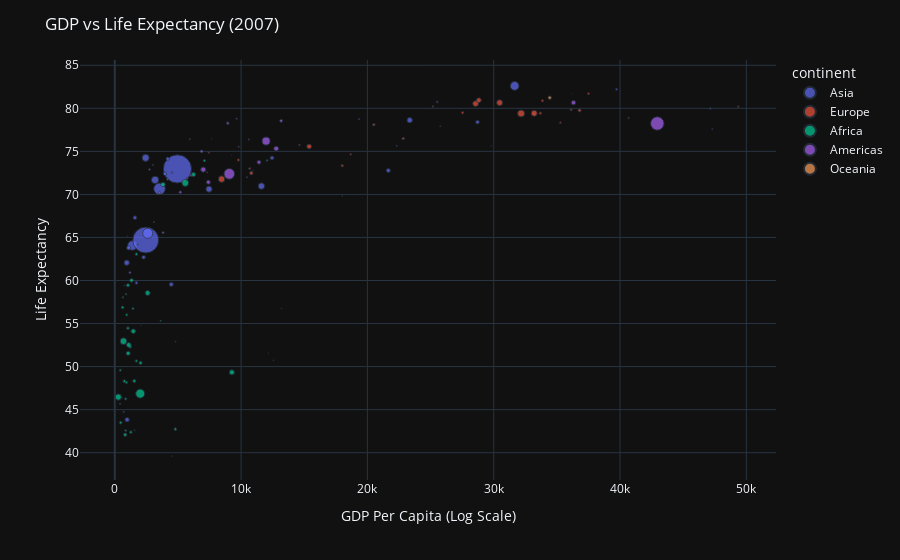

Write notebook code for a chart like this one.
### Code cell
fig.update_traces(
    marker=dict(line=dict(width=1))
)

fig.show()

### Figure 1 — Plotly figure (JSON) as saved in the notebook; plotly's stock layout.template omitted (floating-point values rounded to 4 significant figures)
{"data": [{"hovertemplate": "<b>%{hovertext}</b><br><br>continent=Asia<br>gdpPercap=%{x}<br>lifeExp=%{y}<br>pop=%{marker.size}<extra></extra>", "hovertext": ["Afghanistan", "Bahrain", "Bangladesh", "Cambodia", "China", "Hong Kong, China", "India", "Indonesia", "Iran", "Iraq", "Israel", "Japan", "Jordan", "Korea, Dem. Rep.", "Korea, Rep.", "Kuwait", "Lebanon", "Malaysia", "Mongolia", "Myanmar", "Nepal", "Oman", "Pakistan", "Philippines", "Saudi Arabia", "Singapore", "Sri Lanka", "Syria", "Taiwan", "Thailand", "Vietnam", "West Bank and Gaza", "Yemen, Rep."], "legendgroup": "Asia", "marker": {"color": "#636efa", "line": {"width": 1}, "size": [31889923, 708573, 150448339, 14131858, 1318683096, 6980412, 1110396331, 223547000, 69453570, 27499638, 6426679, 127467972, 6053193, 23301725, 49044790, 2505559, 3921278, 24821286, 2874127, 47761980, 28901790, 3204897, 169270617, 91077287, 27601038, 4553009, 20378239, 19314747, 23174294, 65068149, 85262356, 4018332, 22211743], "sizemode": "area", "sizeref": 3297000.0, "symbol": "circle"}, "mode": "markers", "name": "Asia", "orientation": "v", "showlegend": true, "type": "scatter", "x": [974.6, 29800.0, 1391.0, 1714.0, 4959.0, 39720.0, 2452.0, 3541.0, 11610.0, 4471.0, 25520.0, 31660.0, 4519.0, 1593.0, 23350.0, 47310.0, 10460.0, 12450.0, 3096.0, 944.0, 1091.0, 22320.0, 2606.0, 3190.0, 21650.0, 47140.0, 3970.0, 4185.0, 28720.0, 7458.0, 2442.0, 3025.0, 2281.0], "xaxis": "x", "y": [43.83, 75.64, 64.06, 59.72, 72.96, 82.21, 64.7, 70.65, 70.96, 59.55, 80.75, 82.6, 72.53, 67.3, 78.62, 77.59, 71.99, 74.24, 66.8, 62.07, 63.78, 75.64, 65.48, 71.69, 72.78, 79.97, 72.4, 74.14, 78.4, 70.62, 74.25, 73.42, 62.7], "yaxis": "y"}, {"hovertemplate": "<b>%{hovertext}</b><br><br>continent=Europe<br>gdpPercap=%{x}<br>lifeExp=%{y}<br>pop=%{marker.size}<extra></extra>", "hovertext": ["Albania", "Austria", "Belgium", "Bosnia and Herzegovina", "Bulgaria", "Croatia", "Czech Republic", "Denmark", "Finland", "France", "Germany", "Greece", "Hungary", "Iceland", "Ireland", "Italy", "Montenegro", "Netherlands", "Norway", "Poland", "Portugal", "Romania", "Serbia", "Slovak Republic", "Slovenia", "Spain", "Sweden", "Switzerland", "Turkey", "United Kingdom"], "legendgroup": "Europe", "marker": {"color": "#EF553B", "line": {"width": 1}, "size": [3600523, 8199783, 10392226, 4552198, 7322858, 4493312, 10228744, 5468120, 5238460, 61083916, 82400996, 10706290, 9956108, 301931, 4109086, 58147733, 684736, 16570613, 4627926, 38518241, 10642836, 22276056, 10150265, 5447502, 2009245, 40448191, 9031088, 7554661, 71158647, 60776238], "sizemode": "area", "sizeref": 3297000.0, "symbol": "circle"}, "mode": "markers", "name": "Europe", "orientation": "v", "showlegend": true, "type": "scatter", "x": [5937.0, 36130.0, 33690.0, 7446.0, 10680.0, 14620.0, 22830.0, 35280.0, 33210.0, 30470.0, 32170.0, 27540.0, 18010.0, 36180.0, 40680.0, 28570.0, 9254.0, 36800.0, 49360.0, 15390.0, 20510.0, 10810.0, 9787.0, 18680.0, 25770.0, 28820.0, 33860.0, 37510.0, 8458.0, 33200.0], "xaxis": "x", "y": [76.42, 79.83, 79.44, 74.85, 73.0, 75.75, 76.49, 78.33, 79.31, 80.66, 79.41, 79.48, 73.34, 81.76, 78.89, 80.55, 74.54, 79.76, 80.2, 75.56, 78.1, 72.48, 74.0, 74.66, 77.93, 80.94, 80.88, 81.7, 71.78, 79.42], "yaxis": "y"}, {"hovertemplate": "<b>%{hovertext}</b><br><br>continent=Africa<br>gdpPercap=%{x}<br>lifeExp=%{y}<br>pop=%{marker.size}<extra></extra>", "hovertext": ["Algeria", "Angola", "Benin", "Botswana", "Burkina Faso", "Burundi", "Cameroon", "Central African Republic", "Chad", "Comoros", "Congo, Dem. Rep.", "Congo, Rep.", "Cote d'Ivoire", "Djibouti", "Egypt", "Equatorial Guinea", "Eritrea", "Ethiopia", "Gabon", "Gambia", "Ghana", "Guinea", "Guinea-Bissau", "Kenya", "Lesotho", "Liberia", "Libya", "Madagascar", "Malawi", "Mali", "Mauritania", "Mauritius", "Morocco", "Mozambique", "Namibia", "Niger", "Nigeria", "Reunion", "Rwanda", "Sao Tome and Principe", "Senegal", "Sierra Leone", "Somalia", "South Africa", "Sudan", "Swaziland", "Tanzania", "Togo", "Tunisia", "Uganda", "Zambia", "Zimbabwe"], "legendgroup": "Africa", "marker": {"color": "#00cc96", "line": {"width": 1}, "size": [33333216, 12420476, 8078314, 1639131, 14326203, 8390505, 17696293, 4369038, 10238807, 710960, 64606759, 3800610, 18013409, 496374, 80264543, 551201, 4906585, 76511887, 1454867, 1688359, 22873338, 9947814, 1472041, 35610177, 2012649, 3193942, 6036914, 19167654, 13327079, 12031795, 3270065, 1250882, 33757175, 19951656, 2055080, 12894865, 135031164, 798094, 8860588, 199579, 12267493, 6144562, 9118773, 43997828, 42292929, 1133066, 38139640, 5701579, 10276158, 29170398, 11746035, 12311143], "sizemode": "area", "sizeref": 3297000.0, "symbol": "circle"}, "mode": "markers", "name": "Africa", "orientation": "v", "showlegend": true, "type": "scatter", "x": [6223.0, 4797.0, 1441.0, 12570.0, 1217.0, 430.1, 2042.0, 706.0, 1704.0, 986.1, 277.6, 3633.0, 1545.0, 2082.0, 5581.0, 12150.0, 641.4, 690.8, 13210.0, 752.7, 1328.0, 942.7, 579.2, 1463.0, 1569.0, 414.5, 12060.0, 1045.0, 759.3, 1043.0, 1803.0, 10960.0, 3820.0, 823.7, 4811.0, 619.7, 2014.0, 7670.0, 863.1, 1598.0, 1712.0, 862.5, 926.1, 9270.0, 2602.0, 4513.0, 1107.0, 883.0, 7093.0, 1056.0, 1271.0, 469.7], "xaxis": "x", "y": [72.3, 42.73, 56.73, 50.73, 52.3, 49.58, 50.43, 44.74, 50.65, 65.15, 46.46, 55.32, 48.33, 54.79, 71.34, 51.58, 58.04, 52.95, 56.73, 59.45, 60.02, 56.01, 46.39, 54.11, 42.59, 45.68, 73.95, 59.44, 48.3, 54.47, 64.16, 72.8, 71.16, 42.08, 52.91, 56.87, 46.86, 76.44, 46.24, 65.53, 63.06, 42.57, 48.16, 49.34, 58.56, 39.61, 52.52, 58.42, 73.92, 51.54, 42.38, 43.49], "yaxis": "y"}, {"hovertemplate": "<b>%{hovertext}</b><br><br>continent=Americas<br>gdpPercap=%{x}<br>lifeExp=%{y}<br>pop=%{marker.size}<extra></extra>", "hovertext": ["Argentina", "Bolivia", "Brazil", "Canada", "Chile", "Colombia", "Costa Rica", "Cuba", "Dominican Republic", "Ecuador", "El Salvador", "Guatemala", "Haiti", "Honduras", "Jamaica", "Mexico", "Nicaragua", "Panama", "Paraguay", "Peru", "Puerto Rico", "Trinidad and Tobago", "United States", "Uruguay", "Venezuela"], "legendgroup": "Americas", "marker": {"color": "#ab63fa", "line": {"width": 1}, "size": [40301927, 9119152, 190010647, 33390141, 16284741, 44227550, 4133884, 11416987, 9319622, 13755680, 6939688, 12572928, 8502814, 7483763, 2780132, 108700891, 5675356, 3242173, 6667147, 28674757, 3942491, 1056608, 301139947, 3447496, 26084662], "sizemode": "area", "sizeref": 3297000.0, "symbol": "circle"}, "mode": "markers", "name": "Americas", "orientation": "v", "showlegend": true, "type": "scatter", "x": [12780.0, 3822.0, 9066.0, 36320.0, 13170.0, 7007.0, 9645.0, 8948.0, 6025.0, 6873.0, 5728.0, 5186.0, 1202.0, 3548.0, 7321.0, 11980.0, 2749.0, 9809.0, 4173.0, 7409.0, 19330.0, 18010.0, 42950.0, 10610.0, 11420.0], "xaxis": "x", "y": [75.32, 65.55, 72.39, 80.65, 78.55, 72.89, 78.78, 78.27, 72.23, 74.99, 71.88, 70.26, 60.92, 70.2, 72.57, 76.19, 72.9, 75.54, 71.75, 71.42, 78.75, 69.82, 78.24, 76.38, 73.75], "yaxis": "y"}, {"hovertemplate": "<b>%{hovertext}</b><br><br>continent=Oceania<br>gdpPercap=%{x}<br>lifeExp=%{y}<br>pop=%{marker.size}<extra></extra>", "hovertext": ["Australia", "New Zealand"], "legendgroup": "Oceania", "marker": {"color": "#FFA15A", "line": {"width": 1}, "size": [20434176, 4115771], "sizemode": "area", "sizeref": 3297000.0, "symbol": "circle"}, "mode": "markers", "name": "Oceania", "orientation": "v", "showlegend": true, "type": "scatter", "x": [34440.0, 25190.0], "xaxis": "x", "y": [81.23, 80.2], "yaxis": "y"}], "layout": {"legend": {"itemsizing": "constant", "title": {"text": "continent"}, "tracegroupgap": 0}, "margin": {"t": 60}, "title": {"text": "GDP vs Life Expectancy (2007)"}, "xaxis": {"anchor": "y", "domain": [0, 1], "title": {"text": "GDP Per Capita (Log Scale)"}}, "yaxis": {"anchor": "x", "domain": [0, 1], "title": {"text": "Life Expectancy"}}}}
